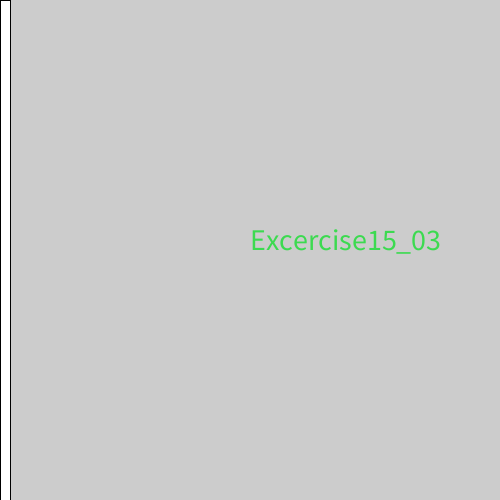
Frame 1 (no input)
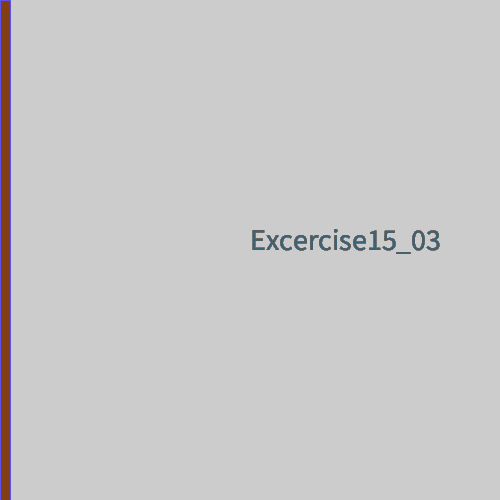
Frame 60 (the mouse pressed at the canvas centre just before this capture)
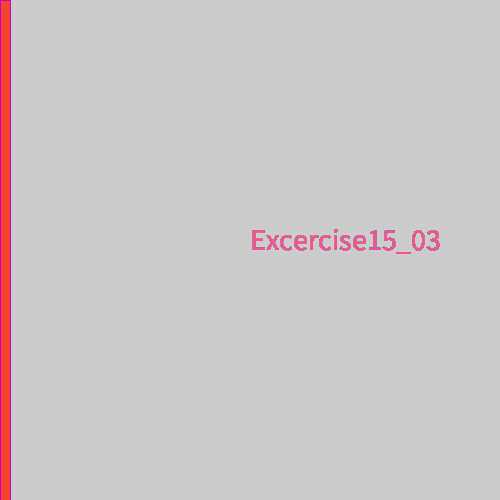
Frame 120 (the mouse held since frame 60 and released just before this capture)

The Processing sketch that drew these frames (run headless with seeded random() and noise(); from frame 60 on, the mouse is pressed at the canvas centre):

// Processing sketch: sketch_170922a
// ── sketch_170922a.pde
/* Flagg, Kalama
   September 22, 2017
   Excercise15_03
   Further modifes the sketch to use text() to display value of a key
*/int m;
int x;

void setup(){
  x=0;
  m=0;
  size (500,500);

}
void draw() {
  rect(x,0, 10, height);
  if (keyPressed) {
    x+=1;
  }
 else{
   stroke(random(255), random(255), random(255));
}
    fill(random(255), random(255), random(255));
    textSize(30);
    text("Excercise15_03", 250,250);
    
}


  
